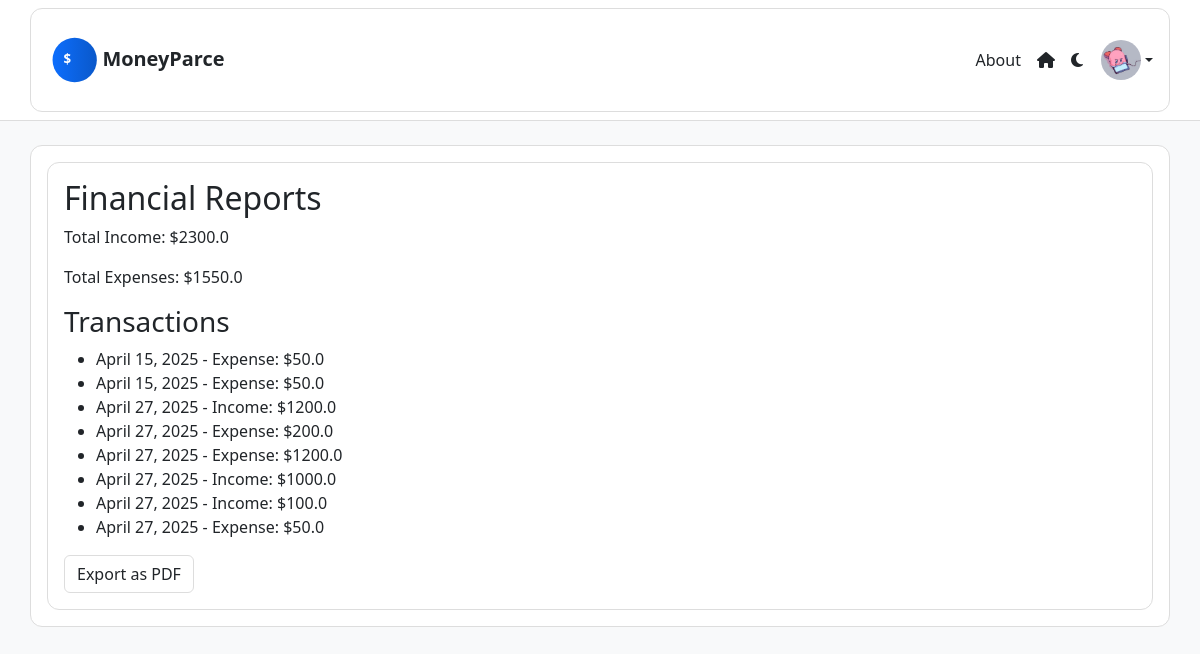
/reports/ (signed in), run on the app's committed database.
### core/models.py (models this page shows, shortened)
class UserProfile(models.Model):
    id = models.AutoField(primary_key=True)
    user = models.OneToOneField(User, on_delete=models.CASCADE)
    theme = models.CharField(max_length=10, default='light')
    budget = models.FloatField(default=0)
    spending = models.FloatField(default=0)
    color = models.CharField(max_length=7, default='#0d6efd')
    profile_picture = models.ImageField(upload_to='profile_pictures/', blank=True, null=True)

class Transaction(models.Model):
    TRANSACTION_TYPES = [
        ('income', 'Income'),
        ('expense', 'Expense')
    ]
    id = models.AutoField(primary_key=True)
    user = models.ForeignKey(User, on_delete=models.CASCADE)
    amount = models.FloatField(default=0)
    transaction_type = models.CharField(max_length=10, choices=TRANSACTION_TYPES, default='expense')
    category = models.ForeignKey(Category, null=True, blank=True, on_delete=models.SET_NULL)
    date = models.DateField(auto_now_add=True)

### core/views.py (the view)
# urls.py: path('reports/', views.reports, name='reports'),
@login_required
def reports(request):
    txs = Transaction.objects.filter(user=request.user)
    ctx = {
        'total_income': sum(t.amount for t in txs if t.transaction_type=='income'),
        'total_expenses': sum(t.amount for t in txs if t.transaction_type=='expense'),
        'transactions': txs,
    }
    return render(request, 'core/reports.html', ctx)

### core/darkMode.py (called while the page is built)
def theme_context(request):
    theme = 'light'
    if request.user.is_authenticated:
        try:
            user_profile = UserProfile.objects.get(user=request.user)
            theme = user_profile.theme
        except UserProfile.DoesNotExist:
            pass
    else:
        theme = request.session.get('theme', 'light')  # Default to 'light'
    return {'theme': theme}

### core/templates/core/reports.html
{% extends 'core/base.html' %}
{% block content %}
<div class="box">
    <h2>Financial Reports</h2>
    <p>Total Income: ${{ total_income }}</p>
    <p>Total Expenses: ${{ total_expenses }}</p>
    <h3>Transactions</h3>
    <ul>
    {% for t in transactions %}
        <li>{{ t.date }} - {{ t.transaction_type|title }}: ${{ t.amount }}</li>
    {% endfor %}
    </ul>
    <a href="{% url 'export_pdf' %}" class="btn btn-secondary">Export as PDF</a>
</div>
{% endblock %}

### core/templates/core/base.html (shortened to what this page needs)
<!DOCTYPE html>
<html lang="en" data-theme="{{ theme }}">
<head>
    {% load static %}
    <link href="https://cdn.jsdelivr.net/npm/bootstrap@5.3.0/dist/css/bootstrap.min.css" rel="stylesheet">
    <link rel="stylesheet" href="https://cdnjs.cloudflare.com/ajax/libs/font-awesome/6.4.0/css/all.min.css">
    {% if theme == 'dark' %}
        <link rel="stylesheet" href="{% static 'css/dark.css' %}">
    {% else %}
        <link rel="stylesheet" href="{% static 'css/light.css' %}">
    {% endif %}
</head>
<body>
    <nav class="navbar navbar-expand-lg navbar-light bg-light mb-4">
      <div class="container">
        {% if user.is_authenticated %}
          <a class="navbar-brand" href="{% url 'dashboard' %}">
            <svg class="logo" xmlns="http://www.w3.org/2000/svg" width="300" height="100" viewBox="0 0 325 100">
              <defs>
                <linearGradient id="grad1" x1="0%" y1="0%" x2="100%" y2="0%">
                  <stop offset="0%" stop-color="var(--logo-gradient-start, #0d6efd)"/>
                  <stop offset="100%" stop-color="var(--logo-gradient-end, #0a58ca)"/>
                </linearGradient>
              </defs>
              <circle cx="50" cy="50" r="40" fill="url(#grad1)" />
              <text x="30" y="57" font-family="Segoe UI, sans-serif" font-size="24"
                    fill="var(--logo-dollar-color, #ffffff)" font-weight="bold">
                $
              </text>
              <text x="100" y="60" font-family="Segoe UI, sans-serif" font-size="36"
                    fill="var(--logo-text-color, #212529)" font-weight="bold">
                MoneyParce
              </text>
            </svg>
          </a>
        {% endif %}
        <div class="collapse navbar-collapse" id="navbarNav">
          <ul class="navbar-nav ms-auto">
            {% if user.is_authenticated %}
              <li class="nav-item">
                <a class="nav-link" href="{% url 'about' %}">About</a>
              </li>
              <li class="nav-item">
                <a class="nav-link" href="{% url 'dashboard' %}" title="Dashboard">
                  <i class="fas fa-home"></i>
                </a>
              </li>
              <li class="nav-item">
                <a href="{% url 'dark mode' %}" class="nav-link" title="Toggle Dark Mode">
                  {% if theme == 'dark' %}
                    <i class="fas fa-sun"></i>
                  {% else %}
                    <i class="fas fa-moon"></i>
                  {% endif %}
                </a>
              </li>
              <li class="nav-item dropdown">
                <a class="nav-link dropdown-toggle d-flex align-items-center" href="#" id="userDropdown" role="button"
                   data-bs-toggle="dropdown" aria-expanded="false" style="padding: 0;">
                  {% if user.userprofile.profile_picture %}
                    <img src="{{ user.userprofile.profile_picture.url }}" alt="Avatar"
                         style="width: 40px; height: 40px; border-radius: 50%; object-fit: cover; margin-left: 10px;">
                  {% endif %}
                </a>
              </li>
            {% endif %}
          </ul>
        </div>
      </div>
    </nav>
    <div class="container">
      {% block content %}{% endblock %}
    </div>
</body>
</html>

### core/static/css/light.css (style rules this page uses)
:root { --bg-color: #f8f9fa; --surface-color: #ffffff; --text-color: #212529; --accent-color: #0d6efd; --link-color: #0d6efd; --border-color: #ddd; --hover-color: #e2e6ea; --logo-dollar-color: #ffffff; --logo-text-color: #212529; --logo-gradient-start: #0d6efd; --logo-gradient-end: #0a58ca; }
html, body, nav, .navbar, .container, .card, .alert, .dropdown-menu, button, input, textarea, select, a { transition: background-color 0.5s ease, color 0.5s ease, border-color 0.5s ease; }
html, body { background-color: var(--bg-color) !important; color: var(--text-color) !important; font-family: 'Segoe UI', Tahoma, Geneva, Verdana, sans-serif; }
h1, h2, h3, h4, h5, h6, p, span, label, div, li, dt, dd, small, strong, em { color: var(--text-color) !important; }
a { color: var(--link-color) !important; }
nav, .navbar, .nav, .navbar-default, .navbar-light, .navbar-dark { background-color: var(--surface-color) !important; color: var(--text-color) !important; border-bottom: 1px solid var(--border-color) !important; }
.navbar a, .nav a { color: var(--text-color) !important; }
button, input[type="submit"], .btn { background-color: var(--surface-color) !important; color: var(--text-color) !important; border: 1px solid var(--border-color) !important; }
.card, .panel, .container, .box, .content-box { background-color: var(--surface-color) !important; color: var(--text-color) !important; border: 1px solid var(--border-color) !important; padding: 1rem; border-radius: 0.75rem; }
.hero-section, .bg-light, .bg-light.text-center, .bg-light.p-5.rounded-lg.text-center { background-color: #fff !important; color: var(--text-color) !important; background-image: none !important; }
.navbar-brand .logo { max-height: 60px; height: auto; width: auto; }

### data on the page
Transaction: date "April 15, 2025", transaction_type "Expense", amount "50.0"
Transaction: date "April 15, 2025", transaction_type "Expense", amount "50.0"
Transaction: date "April 27, 2025", transaction_type "Income", amount "1200.0"
Transaction: date "April 27, 2025", transaction_type "Expense", amount "200.0"
Transaction: date "April 27, 2025", transaction_type "Expense", amount "1200.0"
Transaction: date "April 27, 2025", transaction_type "Income", amount "1000.0"
Transaction: date "April 27, 2025", transaction_type "Income", amount "100.0"
Transaction: date "April 27, 2025", transaction_type "Expense", amount "50.0"

### other printed values
{{ total_income }} "2300.0"
{{ total_expenses }} "1550.0"
